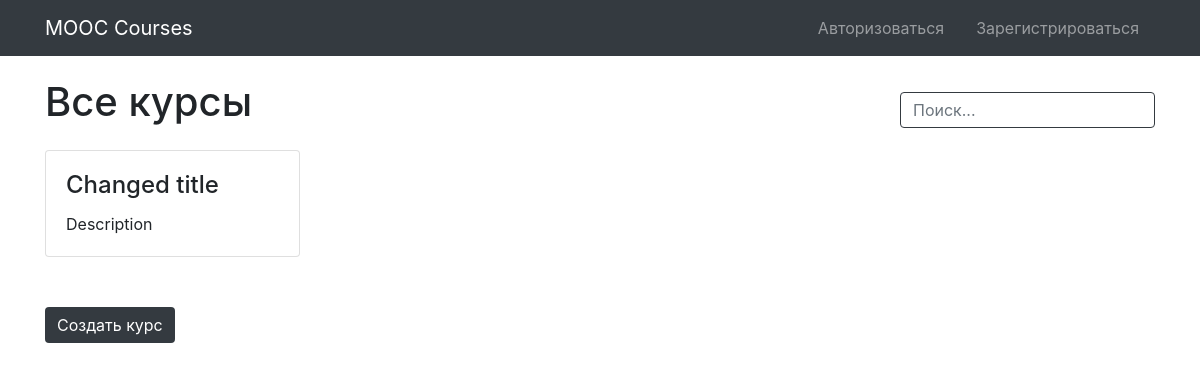
Page /courses/ on the earlier database version.
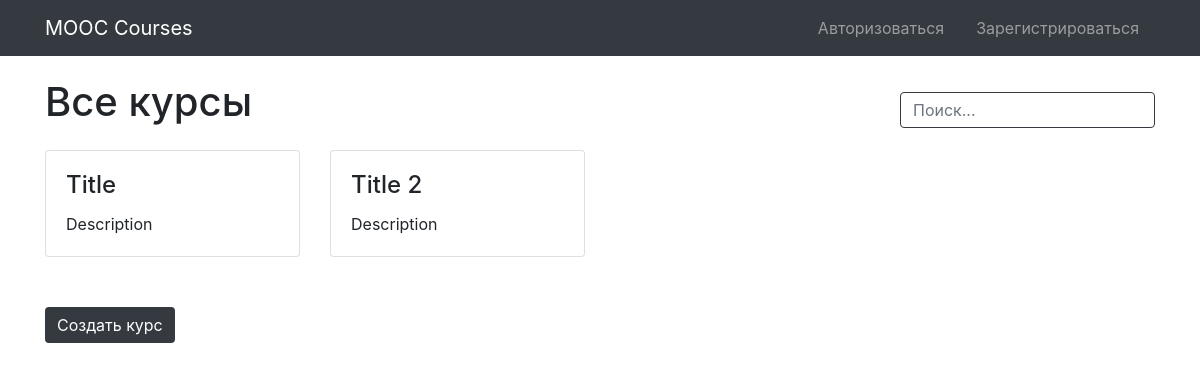
Same page on the later database version.
### courses/models.py (models this page shows, shortened)
class Course(models.Model):
    author = models.ForeignKey(
        User,
        null=True,
        on_delete=models.CASCADE
    )
    title = models.CharField(
        max_length=100,
        blank=True,
        null=True,
        help_text=_("Course title")
    )
    description = models.TextField(
        max_length=1000,
        blank=True,
        null=True,
        help_text=_("Course description")
    )
    audio = models.FileField(
        upload_to=MEDIA_ROOT,
        null=True,
        help_text=_("Audio file")
    )

### courses/views.py (the view)
# urls.py: path(r"", courses_catalog, name="courses_catalog"),
def courses_catalog(request):
    courses = []
    for course in Course.objects.all():
        cover = Slide.objects.get(course=course, number=0)
        courses.append({
            "id": course.id,
            "title": course.title,
            "description": course.description,
            "cover": cover.image.url
        })
    return render(request, "courses/catalog.html", {"courses": courses})

### templates/courses/catalog.html (shortened to what this page needs)
{% extends "base.html" %}
{% block content %}
    <div class="container">
        <div class="row catalog-header">
            <h1 class="col-lg-9 col-md-9 col-sm-6 my-4">Все курсы</h1>
            <div class="search-panel col-lg-3 col-md-3 col-sm-6">
                <input id="search-course" type="text" class="form-control"
                       placeholder="Поиск...">
            </div>
        </div>
        <div id="courses-catalog" class="row">
            {% for course in courses %}
                <div class="col-lg-3 col-md-4 col-sm-6 portfolio-item">
                    <div class="card h-100">
                        <div class="card-body">
                            <h4 class="card-title">{{ course.title }}</h4>
                            <p class="card-text">{{ course.description }}</p>
                        </div>
                    </div>
                </div>
            {% endfor %}
        </div>
        <a href="{% url "create_course" %}">
            <button class="btn btn-dark">Создать курс</button>
        </a>
    </div>
{% endblock %}

Differences in the rows shown:
removed Course: title "Changed title", description "Description"
added Course: title "Title", description "Description"
added Course: title "Title 2", description "Description"
